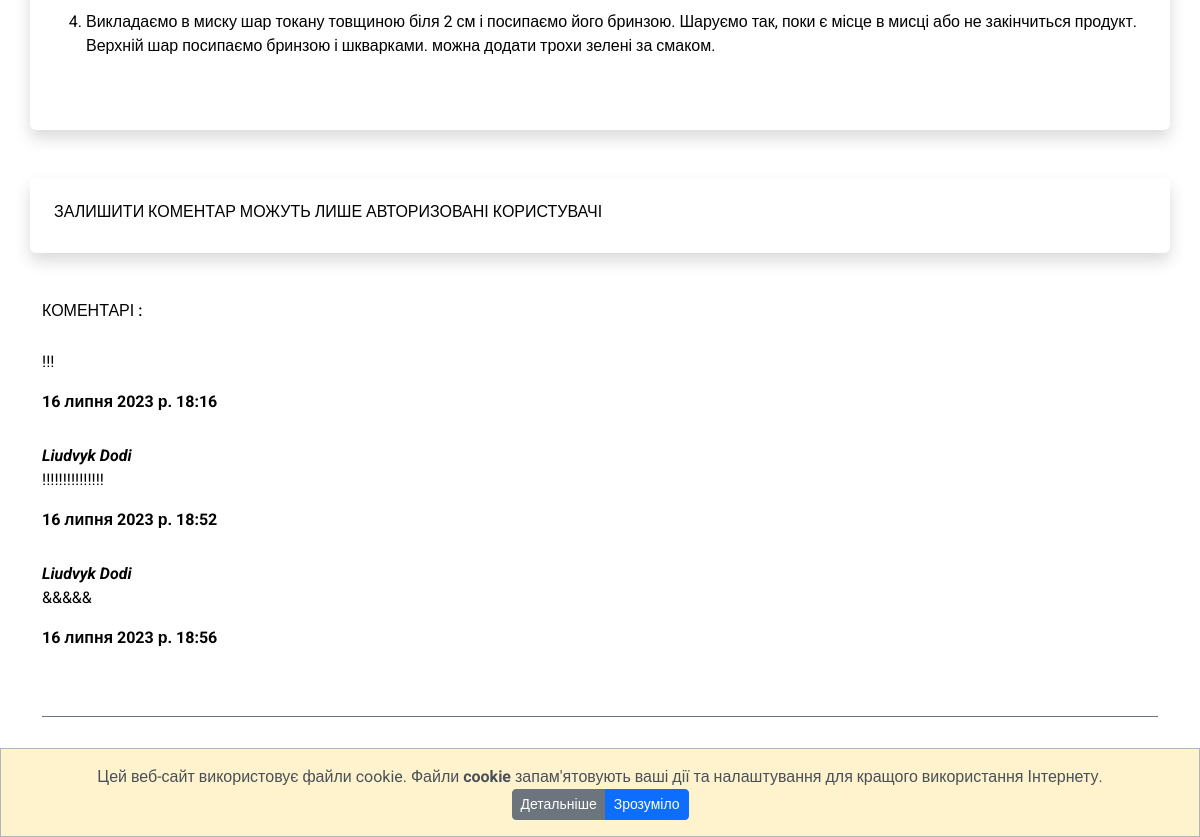
Before: /3 (lower part) with the older database file.
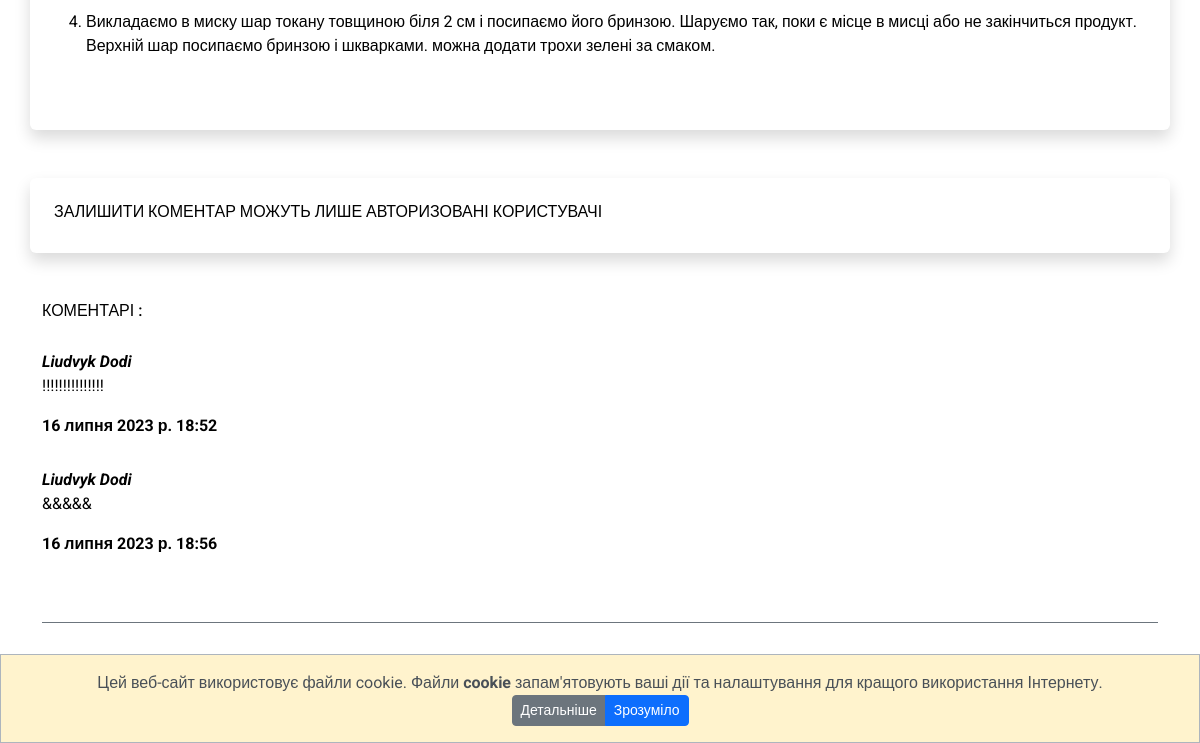
After: the same page with the newer database file.
### recipes_app/models.py (models this page shows, shortened)
class Comments(models.Model):
    name = models.CharField("Ім'я", max_length=50)
    text_comments = models.TextField("Текст комментаря", max_length=2000)
    recipe = models.ForeignKey(Recipes, verbose_name='Post', on_delete=models.CASCADE)
    date_added = models.DateTimeField(auto_now_add=True)

### recipes_app/views.py (the view)
# urls.py: path('<int:recipe_id>', single_recipe, name='single_recipe'),
def single_recipe(request, recipe_id):
    recipe = Recipes.objects.get(pk=recipe_id)
    return render(request, 'single_recipe.html', context={'recipe': recipe})

### templates/single_recipe.html (shortened to what this page needs)
{% extends 'base.html' %}
{% load static %}
{% block content %}
<div class="recipe-page">
    <div class="container shadow p-4 mb-5 mt-5 bg-body rounded">
            <div class="recipe-content">
                <p class="ck-content">{{recipe.text | safe}}</p>
            </div>
    </div>
</div>
<div class="comments">
    {% if user.is_authenticated %}
    <div class="container shadow p-4 mb-5 mt-5 bg-body rounded">
        <div class="row">
            <h6>ЗАЛИШИТИ КОМЕНТАР : </h6>
            <div>
                {% comment %} <form action="{% url 'add_comments' recipe.id %}" class="comments" method="post"> {% endcomment %}
                <form action="{% url 'add_comments' recipe.id %}" class="comments" method="post">
                    {% csrf_token %}
                    {% comment %} <div class="login-item col-xl-3 col-lg-3 col-md-4 col-sm-12">
                        <span name="name">{{ user.username }}</span>
                    </div> {% endcomment %}
                    <div class="form-floating mb-3">
                        <input class="form-control" placeholder="Leave your name here" id="floatingInput" name="name">
                        <label for="floatingInput">Ім'я</label>
                    </div>
                    {% comment %} <div class="col-4 mb-3">
                        <label for="exampleFormControlInput1" class="form-label">
                            <input type="email" class="form-control" id="exampleFormControlInput1" placeholder="Email" name="email">
                        </label>
                    </div> {% endcomment %}
                    {% comment %} <div class="col-4 mb-3">
                        <label for="exampleFormControlTextarea1" class="form-label">
                            <textarea class="form-control" id="exampleFormControlTextarea1" rows="5" placeholder="Коментар" name="text_comments"></textarea>
                        </label>
                    </div> {% endcomment %}
                    <div class="form-floating mb-3">
                        <textarea class="form-control" placeholder="Leave a comment here" id="floatingTextarea" height="200" name="text_comments"></textarea>
                        <label for="floatingTextarea">Коментар</label>
                    </div>
                    <div>
                        <button type="submit" class="btn btn-outline-secondary">Відправка</button>
                    </div>
                </form>
            </div>
        </div>
    </div>
    {% else %}
    <div class="container shadow p-4 mb-5 mt-5 bg-body rounded">
        <div class="row">
            <h6>ЗАЛИШИТИ КОМЕНТАР МОЖУТЬ ЛИШЕ АВТОРИЗОВАНІ КОРИСТУВАЧІ </h6>
        </div>
    </div>
    {% endif %}
    <div class="container all-comments">
        <h6>КОМЕНТАРІ : </h6>
        {% for comment in recipe.comments_set.all %}
            <div class="view-comment">
                <b><i>{{comment.name}}</i></b>
                <p><span>{{comment.text_comments}}</span></p>
                <p><span><b>{{ comment.date_added }}</b></span></p>
            </div>
        {%endfor%}
    </div>
</div>
{% endblock content %}

Changed rows visible on the page:
removed Comments: text_comments "!!!", date_added "16 липня 2023 р. 18:16"
